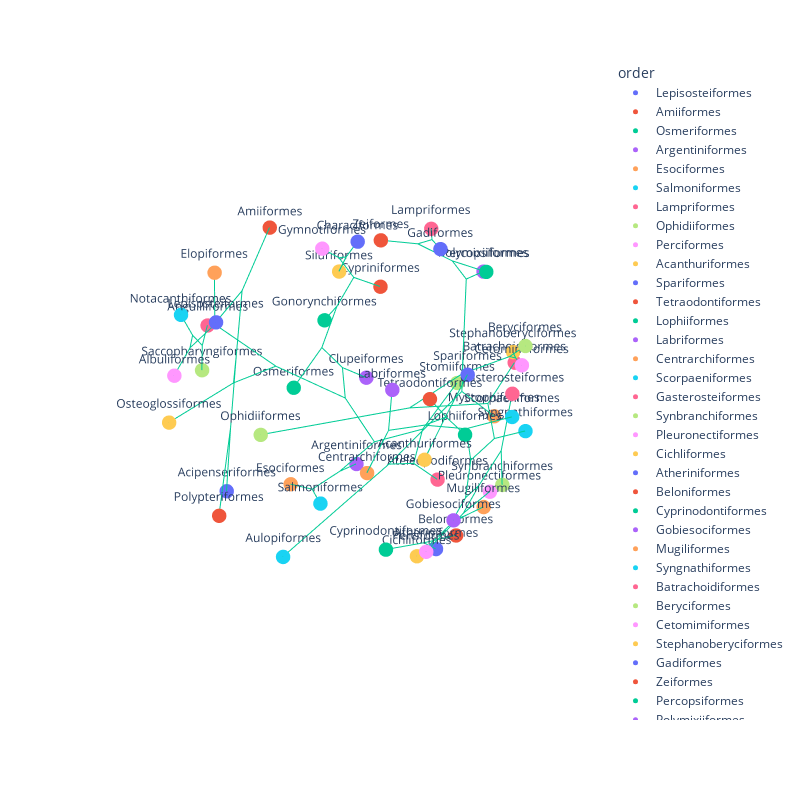

This figure's notebook cell:
### Markdown cell above
## Sphere-izing the points

In the end, these points should all be on the surface of a sphere with radius 1.0.

### Code cell
# Sphere-ize the points. We want them all to be on the surface of a sphere with radius 1.0.
radii = np.sqrt(random_taxa_mds_df['x']**2 + random_taxa_mds_df['y']**2 + random_taxa_mds_df['z']**2)
random_taxa_mds_df['x'] = random_taxa_mds_df['x'] / radii
random_taxa_mds_df['y'] = random_taxa_mds_df['y'] / radii
random_taxa_mds_df['z'] = random_taxa_mds_df['z'] / radii

# Save it out as a CSV file so we can run Wandrille's script on it to put in branches.
random_taxa_mds_df.to_csv("output/random_taxa_mds_coords_norm_on_sphere.csv", index=False)

%run ./integrate_tree_to_XYZ/integrate_tree_to_XYZ.py -i output/random_taxa_mds_coords_norm_on_sphere.csv -t "output/Actinopterygii_order_level.nwk" -o "output/random_taxa_mds_norm_on_sphere" --ignore-missing --use-z-from-file

random_taxa_mds_branches = pd.read_csv("output/random_taxa_mds_norm_on_sphere.branches.csv")
Xb = []
Yb = []
Zb = []

for i,row in random_taxa_mds_branches.iterrows():
    Xb += [ row.x0 , row.x1 , None ]
    Yb += [ row.y0 , row.y1 , None ]
    Zb += [ row.z0 , row.z1 , None ]

# Plot it and use the order as the color and label.
fig = px.scatter_3d(random_taxa_mds_df, x='x', y='y', z='z', color='order', text='order')
fig.add_trace(go.Scatter3d(x=Xb, y=Yb, z=Zb, mode='lines'))
fig.update_layout(height=800, width=800)
# Make the backgroud planes invisible.
fig.update_scenes(xaxis_visible=False, yaxis_visible=False, zaxis_visible=False)
fig.update_traces(marker=dict(size=5), textposition='top center')

### Figure 1 — Plotly figure (JSON) as saved in the notebook; plotly's stock layout.template omitted (floating-point values rounded to 4 significant figures; data arrays with more than 128 entries replaced by an {"elided": "..."} marker saying what was removed)
{"data": [{"hovertemplate": "order=%{text}<br>x=%{x}<br>y=%{y}<br>z=%{z}<extra></extra>", "legendgroup": "Lepisosteiformes", "marker": {"color": "#636efa", "size": 5, "symbol": "circle"}, "mode": "markers+text", "name": "Lepisosteiformes", "scene": "scene", "showlegend": true, "text": ["Lepisosteiformes"], "textposition": "top center", "type": "scatter3d", "x": [0.7272], "y": [-0.1275], "z": [0.6744]}, {"hovertemplate": "order=%{text}<br>x=%{x}<br>y=%{y}<br>z=%{z}<extra></extra>", "legendgroup": "Amiiformes", "marker": {"color": "#EF553B", "size": 5, "symbol": "circle"}, "mode": "markers+text", "name": "Amiiformes", "scene": "scene", "showlegend": true, "text": ["Amiiformes"], "textposition": "top center", "type": "scatter3d", "x": [0.2084], "y": [-0.3294], "z": [0.9209]}, {"hovertemplate": "order=%{text}<br>x=%{x}<br>y=%{y}<br>z=%{z}<extra></extra>", "legendgroup": "Osmeriformes", "marker": {"color": "#00cc96", "size": 5, "symbol": "circle"}, "mode": "markers+text", "name": "Osmeriformes", "scene": "scene", "showlegend": true, "text": ["Osmeriformes"], "textposition": "top center", "type": "scatter3d", "x": [-0.2994], "y": [-0.7898], "z": [-0.5353]}, {"hovertemplate": "order=%{text}<br>x=%{x}<br>y=%{y}<br>z=%{z}<extra></extra>", "legendgroup": "Argentiniformes", "marker": {"color": "#ab63fa", "size": 5, "symbol": "circle"}, "mode": "markers+text", "name": "Argentiniformes", "scene": "scene", "showlegend": true, "text": ["Argentiniformes"], "textposition": "top center", "type": "scatter3d", "x": [-0.3473], "y": [-0.2418], "z": [-0.906]}, {"hovertemplate": "order=%{text}<br>x=%{x}<br>y=%{y}<br>z=%{z}<extra></extra>", "legendgroup": "Esociformes", "marker": {"color": "#FFA15A", "size": 5, "symbol": "circle"}, "mode": "markers+text", "name": "Esociformes", "scene": "scene", "showlegend": true, "text": ["Esociformes"], "textposition": "top center", "type": "scatter3d", "x": [0.09313], "y": [-0.4052], "z": [-0.9095]}, {"hovertemplate": "order=%{text}<br>x=%{x}<br>y=%{y}<br>z=%{z}<extra></extra>", "legendgroup": "Salmoniformes", "marker": {"color": "#19d3f3", "size": 5, "symbol": "circle"}, "mode": "markers+text", "name": "Salmoniformes", "scene": "scene", "showlegend": true, "text": ["Salmoniformes"], "textposition": "top center", "type": "scatter3d", "x": [0.03057], "y": [-0.1948], "z": [-0.9804]}, {"hovertemplate": "order=%{text}<br>x=%{x}<br>y=%{y}<br>z=%{z}<extra></extra>", "legendgroup": "Lampriformes", "marker": {"color": "#FF6692", "size": 5, "symbol": "circle"}, "mode": "markers+text", "name": "Lampriformes", "scene": "scene", "showlegend": true, "text": ["Lampriformes"], "textposition": "top center", "type": "scatter3d", "x": [-0.401], "y": [0.2081], "z": [0.8921]}, {"hovertemplate": "order=%{text}<br>x=%{x}<br>y=%{y}<br>z=%{z}<extra></extra>", "legendgroup": "Ophidiiformes", "marker": {"color": "#B6E880", "size": 5, "symbol": "circle"}, "mode": "markers+text", "name": "Ophidiiformes", "scene": "scene", "showlegend": true, "text": ["Ophidiiformes"], "textposition": "top center", "type": "scatter3d", "x": [0.8736], "y": [0.3362], "z": [0.3519]}, {"hovertemplate": "order=%{text}<br>x=%{x}<br>y=%{y}<br>z=%{z}<extra></extra>", "legendgroup": "Perciformes", "marker": {"color": "#FF97FF", "size": 5, "symbol": "circle"}, "mode": "markers+text", "name": "Perciformes", "scene": "scene", "showlegend": true, "text": ["Perciformes"], "textposition": "top center", "type": "scatter3d", "x": [0.2692], "y": [0.8463], "z": [-0.4597]}, {"hovertemplate": "order=%{text}<br>x=%{x}<br>y=%{y}<br>z=%{z}<extra></extra>", "legendgroup": "Acanthuriformes", "marker": {"color": "#FECB52", "size": 5, "symbol": "circle"}, "mode": "markers+text", "name": "Acanthuriformes", "scene": "scene", "showlegend": true, "text": ["Acanthuriformes"], "textposition": "top center", "type": "scatter3d", "x": [0.3931], "y": [0.8852], "z": [0.2489]}, {"hovertemplate": "order=%{text}<br>x=%{x}<br>y=%{y}<br>z=%{z}<extra></extra>", "legendgroup": "Spariformes", "marker": {"color": "#636efa", "size": 5, "symbol": "circle"}, "mode": "markers+text", "name": "Spariformes", "scene": "scene", "showlegend": true, "text": ["Spariformes"], "textposition": "top center", "type": "scatter3d", "x": [0.0698], "y": [0.844], "z": [0.5318]}, {"hovertemplate": "order=%{text}<br>x=%{x}<br>y=%{y}<br>z=%{z}<extra></extra>", "legendgroup": "Tetraodontiformes", "marker": {"color": "#EF553B", "size": 5, "symbol": "circle"}, "mode": "markers+text", "name": "Tetraodontiformes", "scene": "scene", "showlegend": true, "text": ["Tetraodontiformes"], "textposition": "top center", "type": "scatter3d", "x": [0.2968], "y": [0.8152], "z": [0.4974]}, {"hovertemplate": "order=%{text}<br>x=%{x}<br>y=%{y}<br>z=%{z}<extra></extra>", "legendgroup": "Lophiiformes", "marker": {"color": "#00cc96", "size": 5, "symbol": "circle"}, "mode": "markers+text", "name": "Lophiiformes", "scene": "scene", "showlegend": true, "text": ["Lophiiformes"], "textposition": "top center", "type": "scatter3d", "x": [0.1764], "y": [0.9379], "z": [0.2989]}, {"hovertemplate": "order=%{text}<br>x=%{x}<br>y=%{y}<br>z=%{z}<extra></extra>", "legendgroup": "Labriformes", "marker": {"color": "#ab63fa", "size": 5, "symbol": "circle"}, "mode": "markers+text", "name": "Labriformes", "scene": "scene", "showlegend": true, "text": ["Labriformes"], "textposition": "top center", "type": "scatter3d", "x": [0.4288], "y": [0.7089], "z": [0.56]}, {"hovertemplate": "order=%{text}<br>x=%{x}<br>y=%{y}<br>z=%{z}<extra></extra>", "legendgroup": "Centrarchiformes", "marker": {"color": "#FFA15A", "size": 5, "symbol": "circle"}, "mode": "markers+text", "name": "Centrarchiformes", "scene": "scene", "showlegend": true, "text": ["Centrarchiformes"], "textposition": "top center", "type": "scatter3d", "x": [0.6216], "y": [0.7495], "z": [0.228]}, {"hovertemplate": "order=%{text}<br>x=%{x}<br>y=%{y}<br>z=%{z}<extra></extra>", "legendgroup": "Scorpaeniformes", "marker": {"color": "#19d3f3", "size": 5, "symbol": "circle"}, "mode": "markers+text", "name": "Scorpaeniformes", "scene": "scene", "showlegend": true, "text": ["Scorpaeniformes"], "textposition": "top center", "type": "scatter3d", "x": [-0.175], "y": [0.959], "z": [0.223]}, {"hovertemplate": "order=%{text}<br>x=%{x}<br>y=%{y}<br>z=%{z}<extra></extra>", "legendgroup": "Gasterosteiformes", "marker": {"color": "#FF6692", "size": 5, "symbol": "circle"}, "mode": "markers+text", "name": "Gasterosteiformes", "scene": "scene", "showlegend": true, "text": ["Gasterosteiformes"], "textposition": "top center", "type": "scatter3d", "x": [-0.2072], "y": [0.9224], "z": [0.3259]}, {"hovertemplate": "order=%{text}<br>x=%{x}<br>y=%{y}<br>z=%{z}<extra></extra>", "legendgroup": "Synbranchiformes", "marker": {"color": "#B6E880", "size": 5, "symbol": "circle"}, "mode": "markers+text", "name": "Synbranchiformes", "scene": "scene", "showlegend": true, "text": ["Synbranchiformes"], "textposition": "top center", "type": "scatter3d", "x": [-0.3058], "y": [0.8873], "z": [-0.3453]}, {"hovertemplate": "order=%{text}<br>x=%{x}<br>y=%{y}<br>z=%{z}<extra></extra>", "legendgroup": "Pleuronectiformes", "marker": {"color": "#FF97FF", "size": 5, "symbol": "circle"}, "mode": "markers+text", "name": "Pleuronectiformes", "scene": "scene", "showlegend": true, "text": ["Pleuronectiformes"], "textposition": "top center", "type": "scatter3d", "x": [-0.3695], "y": [0.7791], "z": [-0.5065]}, {"hovertemplate": "order=%{text}<br>x=%{x}<br>y=%{y}<br>z=%{z}<extra></extra>", "legendgroup": "Cichliformes", "marker": {"color": "#FECB52", "size": 5, "symbol": "circle"}, "mode": "markers+text", "name": "Cichliformes", "scene": "scene", "showlegend": true, "text": ["Cichliformes"], "textposition": "top center", "type": "scatter3d", "x": [0.3087], "y": [0.8196], "z": [-0.4826]}, {"hovertemplate": "order=%{text}<br>x=%{x}<br>y=%{y}<br>z=%{z}<extra></extra>", "legendgroup": "Atheriniformes", "marker": {"color": "#636efa", "size": 5, "symbol": "circle"}, "mode": "markers+text", "name": "Atheriniformes", "scene": "scene", "showlegend": true, "text": ["Atheriniformes"], "textposition": "top center", "type": "scatter3d", "x": [0.09962], "y": [0.7838], "z": [-0.613]}, {"hovertemplate": "order=%{text}<br>x=%{x}<br>y=%{y}<br>z=%{z}<extra></extra>", "legendgroup": "Beloniformes", "marker": {"color": "#EF553B", "size": 5, "symbol": "circle"}, "mode": "markers+text", "name": "Beloniformes", "scene": "scene", "showlegend": true, "text": ["Beloniformes"], "textposition": "top center", "type": "scatter3d", "x": [-0.02222], "y": [0.8196], "z": [-0.5725]}, {"hovertemplate": "order=%{text}<br>x=%{x}<br>y=%{y}<br>z=%{z}<extra></extra>", "legendgroup": "Cyprinodontiformes", "marker": {"color": "#00cc96", "size": 5, "symbol": "circle"}, "mode": "markers+text", "name": "Cyprinodontiformes", "scene": "scene", "showlegend": true, "text": ["Cyprinodontiformes"], "textposition": "top center", "type": "scatter3d", "x": [0.5293], "y": [0.7991], "z": [-0.2849]}, {"hovertemplate": "order=%{text}<br>x=%{x}<br>y=%{y}<br>z=%{z}<extra></extra>", "legendgroup": "Gobiesociformes", "marker": {"color": "#ab63fa", "size": 5, "symbol": "circle"}, "mode": "markers+text", "name": "Gobiesociformes", "scene": "scene", "showlegend": true, "text": ["Gobiesociformes"], "textposition": "top center", "type": "scatter3d", "x": [0.219], "y": [0.9557], "z": [-0.1968]}, {"hovertemplate": "order=%{text}<br>x=%{x}<br>y=%{y}<br>z=%{z}<extra></extra>", "legendgroup": "Mugiliformes", "marker": {"color": "#FFA15A", "size": 5, "symbol": "circle"}, "mode": "markers+text", "name": "Mugiliformes", "scene": "scene", "showlegend": true, "text": ["Mugiliformes"], "textposition": "top center", "type": "scatter3d", "x": [-0.02573], "y": [0.9629], "z": [-0.2687]}, {"hovertemplate": "order=%{text}<br>x=%{x}<br>y=%{y}<br>z=%{z}<extra></extra>", "legendgroup": "Syngnathiformes", "marker": {"color": "#19d3f3", "size": 5, "symbol": "circle"}, "mode": "markers+text", "name": "Syngnathiformes", "scene": "scene", "showlegend": true, "text": ["Syngnathiformes"], "textposition": "top center", "type": "scatter3d", "x": [-0.4574], "y": [0.8871], "z": [-0.06112]}, {"hovertemplate": "order=%{text}<br>x=%{x}<br>y=%{y}<br>z=%{z}<extra></extra>", "legendgroup": "Batrachoidiformes", "marker": {"color": "#FF6692", "size": 5, "symbol": "circle"}, "mode": "markers+text", "name": "Batrachoidiformes", "scene": "scene", "showlegend": true, "text": ["Batrachoidiformes"], "textposition": "top center", "type": "scatter3d", "x": [-0.8453], "y": [0.5336], "z": [0.02777]}, {"hovertemplate": "order=%{text}<br>x=%{x}<br>y=%{y}<br>z=%{z}<extra></extra>", "legendgroup": "Beryciformes", "marker": {"color": "#B6E880", "size": 5, "symbol": "circle"}, "mode": "markers+text", "name": "Beryciformes", "scene": "scene", "showlegend": true, "text": ["Beryciformes"], "textposition": "top center", "type": "scatter3d", "x": [-0.6486], "y": [0.6988], "z": [0.3016]}, {"hovertemplate": "order=%{text}<br>x=%{x}<br>y=%{y}<br>z=%{z}<extra></extra>", "legendgroup": "Cetomimiformes", "marker": {"color": "#FF97FF", "size": 5, "symbol": "circle"}, "mode": "markers+text", "name": "Cetomimiformes", "scene": "scene", "showlegend": true, "text": ["Cetomimiformes"], "textposition": "top center", "type": "scatter3d", "x": [-0.7809], "y": [0.6195], "z": [0.07991]}, {"hovertemplate": "order=%{text}<br>x=%{x}<br>y=%{y}<br>z=%{z}<extra></extra>", "legendgroup": "Stephanoberyciformes", "marker": {"color": "#FECB52", "size": 5, "symbol": "circle"}, "mode": "markers+text", "name": "Stephanoberyciformes", "scene": "scene", "showlegend": true, "text": ["Stephanoberyciformes"], "textposition": "top center", "type": "scatter3d", "x": [-0.8597], "y": [0.5043], "z": [0.0808]}, {"hovertemplate": "order=%{text}<br>x=%{x}<br>y=%{y}<br>z=%{z}<extra></extra>", "legendgroup": "Gadiformes", "marker": {"color": "#636efa", "size": 5, "symbol": "circle"}, "mode": "markers+text", "name": "Gadiformes", "scene": "scene", "showlegend": true, "text": ["Gadiformes"], "textposition": "top center", "type": "scatter3d", "x": [-0.2597], "y": [0.3841], "z": [0.886]}, {"hovertemplate": "order=%{text}<br>x=%{x}<br>y=%{y}<br>z=%{z}<extra></extra>", "legendgroup": "Zeiformes", "marker": {"color": "#EF553B", "size": 5, "symbol": "circle"}, "mode": "markers+text", "name": "Zeiformes", "scene": "scene", "showlegend": true, "text": ["Zeiformes"], "textposition": "top center", "type": "scatter3d", "x": [0.008706], "y": [0.2373], "z": [0.9714]}, {"hovertemplate": "order=%{text}<br>x=%{x}<br>y=%{y}<br>z=%{z}<extra></extra>", "legendgroup": "Percopsiformes", "marker": {"color": "#00cc96", "size": 5, "symbol": "circle"}, "mode": "markers+text", "name": "Percopsiformes", "scene": "scene", "showlegend": true, "text": ["Percopsiformes"], "textposition": "top center", "type": "scatter3d", "x": [-0.5375], "y": [0.4745], "z": [0.6971]}, {"hovertemplate": "order=%{text}<br>x=%{x}<br>y=%{y}<br>z=%{z}<extra></extra>", "legendgroup": "Polymixiiformes", "marker": {"color": "#ab63fa", "size": 5, "symbol": "circle"}, "mode": "markers+text", "name": "Polymixiiformes", "scene": "scene", "showlegend": true, "text": ["Polymixiiformes"], "textposition": "top center", "type": "scatter3d", "x": [-0.7889], "y": [0.2887], "z": [0.5426]}, {"hovertemplate": "order=%{text}<br>x=%{x}<br>y=%{y}<br>z=%{z}<extra></extra>", "legendgroup": "Myctophiformes", "marker": {"color": "#FFA15A", "size": 5, "symbol": "circle"}, "mode": "markers+text", "name": "Myctophiformes", "scene": "scene", "showlegend": true, "text": ["Myctophiformes"], "textposition": "top center", "type": "scatter3d", "x": [-0.7997], "y": [0.4756], "z": [-0.3665]}, {"hovertemplate": "order=%{text}<br>x=%{x}<br>y=%{y}<br>z=%{z}<extra></extra>", "legendgroup": "Aulopiformes", "marker": {"color": "#19d3f3", "size": 5, "symbol": "circle"}, "mode": "markers+text", "name": "Aulopiformes", "scene": "scene", "showlegend": true, "text": ["Aulopiformes"], "textposition": "top center", "type": "scatter3d", "x": [0.626], "y": [0.1327], "z": [-0.7684]}, {"hovertemplate": "order=%{text}<br>x=%{x}<br>y=%{y}<br>z=%{z}<extra></extra>", "legendgroup": "Ateleopodiformes", "marker": {"color": "#FF6692", "size": 5, "symbol": "circle"}, "mode": "markers+text", "name": "Ateleopodiformes", "scene": "scene", "showlegend": true, "text": ["Ateleopodiformes"], "textposition": "top center", "type": "scatter3d", "x": [-0.5123], "y": [0.3075], "z": [-0.8019]}, {"hovertemplate": "order=%{text}<br>x=%{x}<br>y=%{y}<br>z=%{z}<extra></extra>", "legendgroup": "Stomiiformes", "marker": {"color": "#B6E880", "size": 5, "symbol": "circle"}, "mode": "markers+text", "name": "Stomiiformes", "scene": "scene", "showlegend": true, "text": ["Stomiiformes"], "textposition": "top center", "type": "scatter3d", "x": [-0.9246], "y": [0.09352], "z": [-0.3692]}, {"hovertemplate": "order=%{text}<br>x=%{x}<br>y=%{y}<br>z=%{z}<extra></extra>", "legendgroup": "Gymnotiformes", "marker": {"color": "#FF97FF", "size": 5, "symbol": "circle"}, "mode": "markers+text", "name": "Gymnotiformes", "scene": "scene", "showlegend": true, "text": ["Gymnotiformes"], "textposition": "top center", "type": "scatter3d", "x": [-0.5301], "y": [-0.7325], "z": [0.4271]}, {"hovertemplate": "order=%{text}<br>x=%{x}<br>y=%{y}<br>z=%{z}<extra></extra>", "legendgroup": "Siluriformes", "marker": {"color": "#FECB52", "size": 5, "symbol": "circle"}, "mode": "markers+text", "name": "Siluriformes", "scene": "scene", "showlegend": true, "text": ["Siluriformes"], "textposition": "top center", "type": "scatter3d", "x": [-0.6594], "y": [-0.7155], "z": [0.2306]}, {"hovertemplate": "order=%{text}<br>x=%{x}<br>y=%{y}<br>z=%{z}<extra></extra>", "legendgroup": "Characiformes", "marker": {"color": "#636efa", "size": 5, "symbol": "circle"}, "mode": "markers+text", "name": "Characiformes", "scene": "scene", "showlegend": true, "text": ["Characiformes"], "textposition": "top center", "type": "scatter3d", "x": [-0.6695], "y": [-0.5642], "z": [0.4832]}, {"hovertemplate": "order=%{text}<br>x=%{x}<br>y=%{y}<br>z=%{z}<extra></extra>", "legendgroup": "Cypriniformes", "marker": {"color": "#EF553B", "size": 5, "symbol": "circle"}, "mode": "markers+text", "name": "Cypriniformes", "scene": "scene", "showlegend": true, "text": ["Cypriniformes"], "textposition": "top center", "type": "scatter3d", "x": [-0.8435], "y": [-0.5223], "z": [0.1252]}, {"hovertemplate": "order=%{text}<br>x=%{x}<br>y=%{y}<br>z=%{z}<extra></extra>", "legendgroup": "Gonorynchiformes", "marker": {"color": "#00cc96", "size": 5, "symbol": "circle"}, "mode": "markers+text", "name": "Gonorynchiformes", "scene": "scene", "showlegend": true, "text": ["Gonorynchiformes"], "textposition": "top center", "type": "scatter3d", "x": [-0.5963], "y": [-0.7915], "z": [-0.1341]}, {"hovertemplate": "order=%{text}<br>x=%{x}<br>y=%{y}<br>z=%{z}<extra></extra>", "legendgroup": "Clupeiformes", "marker": {"color": "#ab63fa", "size": 5, "symbol": "circle"}, "mode": "markers+text", "name": "Clupeiformes", "scene": "scene", "showlegend": true, "text": ["Clupeiformes"], "textposition": "top center", "type": "scatter3d", "x": [-0.7025], "y": [-0.4991], "z": [-0.5073]}, {"hovertemplate": "order=%{text}<br>x=%{x}<br>y=%{y}<br>z=%{z}<extra></extra>", "legendgroup": "Elopiformes", "marker": {"color": "#FFA15A", "size": 5, "symbol": "circle"}, "mode": "markers+text", "name": "Elopiformes", "scene": "scene", "showlegend": true, "text": ["Elopiformes"], "textposition": "top center", "type": "scatter3d", "x": [0.2006], "y": [-0.8534], "z": [0.4812]}, {"hovertemplate": "order=%{text}<br>x=%{x}<br>y=%{y}<br>z=%{z}<extra></extra>", "legendgroup": "Notacanthiformes", "marker": {"color": "#19d3f3", "size": 5, "symbol": "circle"}, "mode": "markers+text", "name": "Notacanthiformes", "scene": "scene", "showlegend": true, "text": ["Notacanthiformes"], "textposition": "top center", "type": "scatter3d", "x": [0.4889], "y": [-0.8017], "z": [0.3439]}, {"hovertemplate": "order=%{text}<br>x=%{x}<br>y=%{y}<br>z=%{z}<extra></extra>", "legendgroup": "Anguilliformes", "marker": {"color": "#FF6692", "size": 5, "symbol": "circle"}, "mode": "markers+text", "name": "Anguilliformes", "scene": "scene", "showlegend": true, "text": ["Anguilliformes"], "textposition": "top center", "type": "scatter3d", "x": [0.2064], "y": [-0.9748], "z": [0.08507]}, {"hovertemplate": "order=%{text}<br>x=%{x}<br>y=%{y}<br>z=%{z}<extra></extra>", "legendgroup": "Saccopharyngiformes", "marker": {"color": "#B6E880", "size": 5, "symbol": "circle"}, "mode": "markers+text", "name": "Saccopharyngiformes", "scene": "scene", "showlegend": true, "text": ["Saccopharyngiformes"], "textposition": "top center", "type": "scatter3d", "x": [0.3101], "y": [-0.9349], "z": [-0.1728]}, {"hovertemplate": "order=%{text}<br>x=%{x}<br>y=%{y}<br>z=%{z}<extra></extra>", "legendgroup": "Albuliformes", "marker": {"color": "#FF97FF", "size": 5, "symbol": "circle"}, "mode": "markers+text", "name": "Albuliformes", "scene": "scene", "showlegend": true, "text": ["Albuliformes"], "textposition": "top center", "type": "scatter3d", "x": [0.5782], "y": [-0.8154], "z": [-0.02712]}, {"hovertemplate": "order=%{text}<br>x=%{x}<br>y=%{y}<br>z=%{z}<extra></extra>", "legendgroup": "Osteoglossiformes", "marker": {"color": "#FECB52", "size": 5, "symbol": "circle"}, "mode": "markers+text", "name": "Osteoglossiformes", "scene": "scene", "showlegend": true, "text": ["Osteoglossiformes"], "textposition": "top center", "type": "scatter3d", "x": [0.943], "y": [-0.3164], "z": [0.1028]}, {"hovertemplate": "order=%{text}<br>x=%{x}<br>y=%{y}<br>z=%{z}<extra></extra>", "legendgroup": "Acipenseriformes", "marker": {"color": "#636efa", "size": 5, "symbol": "circle"}, "mode": "markers+text", "name": "Acipenseriformes", "scene": "scene", "showlegend": true, "text": ["Acipenseriformes"], "textposition": "top center", "type": "scatter3d", "x": [0.5567], "y": [-0.4498], "z": [-0.6984]}, {"hovertemplate": "order=%{text}<br>x=%{x}<br>y=%{y}<br>z=%{z}<extra></extra>", "legendgroup": "Polypteriformes", "marker": {"color": "#EF553B", "size": 5, "symbol": "circle"}, "mode": "markers+text", "name": "Polypteriformes", "scene": "scene", "showlegend": true, "text": ["Polypteriformes"], "textposition": "top center", "type": "scatter3d", "x": [0.9599], "y": [0.05877], "z": [-0.2739]}, {"marker": {"size": 5}, "mode": "lines", "textposition": "top center", "type": "scatter3d", "x": {"elided": "306 float values"}, "y": {"elided": "306 float values"}, "z": {"elided": "306 float values"}}], "layout": {"height": 800, "legend": {"title": {"text": "order"}, "tracegroupgap": 0}, "margin": {"t": 60}, "scene": {"domain": {"x": [0, 1], "y": [0, 1]}, "xaxis": {"title": {"text": "x"}, "visible": false}, "yaxis": {"title": {"text": "y"}, "visible": false}, "zaxis": {"title": {"text": "z"}, "visible": false}}, "width": 800}}
